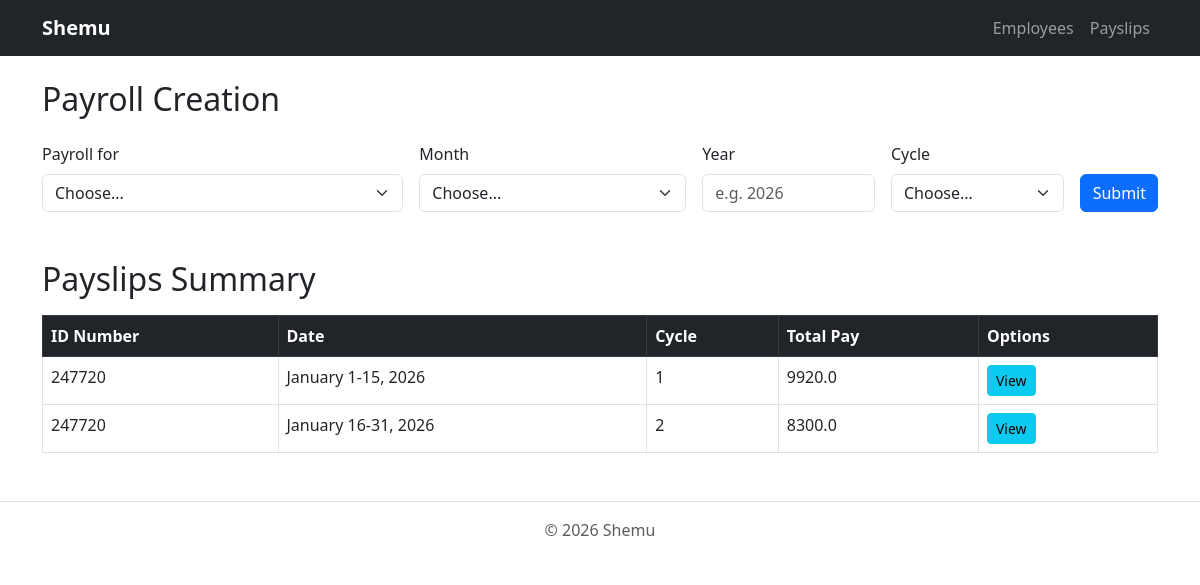
/payslips/, run on an earlier commit of the app's database.
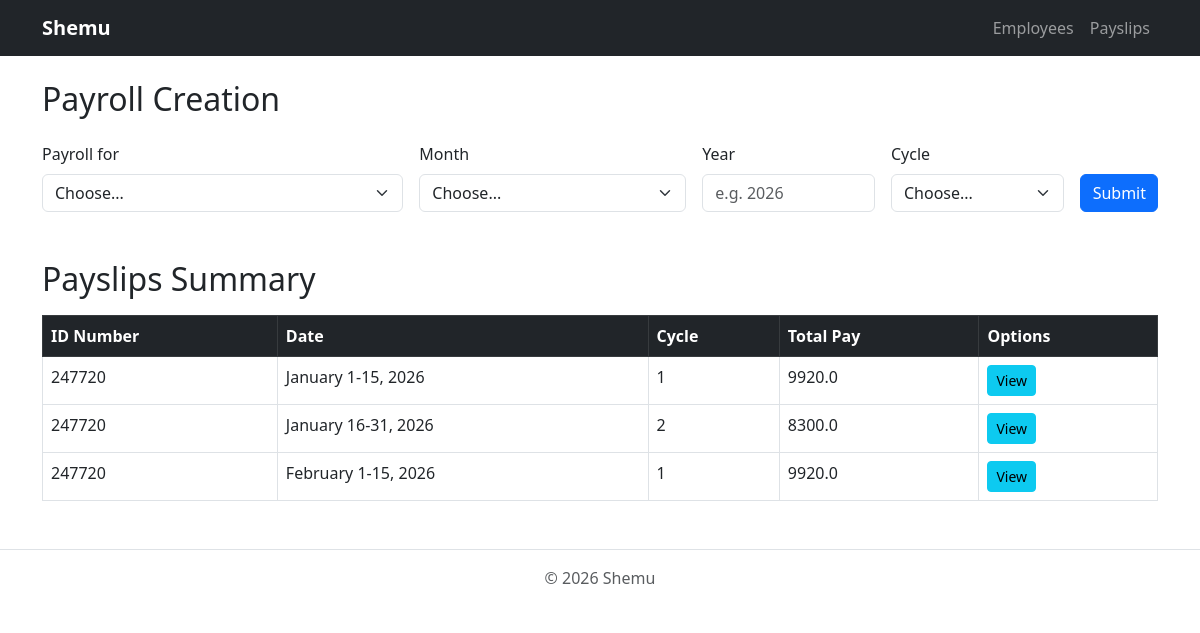
And on a later commit of the database.
### payroll_app/models.py (models this page shows, shortened)
class Payslip(models.Model):
    id_number = models.ForeignKey(Employee, on_delete=models.CASCADE)
    month = models.CharField(max_length=20)
    date_range = models.CharField(max_length=50)
    year = models.CharField(max_length=4)
    pay_cycle = models.IntegerField()
    rate = models.FloatField()
    earnings_allowance = models.FloatField()
    deductions_tax = models.FloatField()
    deductions_health = models.FloatField()
    pag_ibig = models.FloatField()
    sss = models.FloatField()
    overtime = models.FloatField()
    total_pay = models.FloatField()

class Employee(models.Model):
    name = models.CharField(max_length=300)
    id_number = models.CharField(max_length=50, primary_key=True, unique=True)
    rate = models.FloatField()
    overtime_pay = models.FloatField(null=True, blank=True)
    allowance = models.FloatField(null=True, blank=True)

### payroll_app/views.py (the view, shortened to what this page needs)
# urls.py: path('payslips/', views.payslips, name='payslips'),
def payslips(request):
    all_employees = Employee.objects.all()
    all_payslips  = Payslip.objects.select_related('id_number').all()
    error_message = None
    context = {
        'employees':     all_employees,
        'payslips':      all_payslips,
        'months':        MONTHS,
        'error_message': error_message,
    }
    return render(request, 'payroll_app/payslips.html', context)

### payroll_app/templates/payroll_app/payslips.html (shortened to what this page needs)
{% extends 'payroll_app/base.html' %}
{% block content %}
<h2 class="mb-4">Payroll Creation</h2>
<form method="post" class="row g-3 mb-5">
    <div class="col-md-4">
        <label class="form-label">Payroll for</label>
        <select name="payroll_for" class="form-select" required>
            <option value="" disabled selected>Choose...</option>
        </select>
    </div>
    <div class="col-md-3">
        <label class="form-label">Month</label>
        <select name="month" class="form-select" required>
            <option value="" disabled selected>Choose...</option>
        </select>
    </div>
    <div class="col-md-2">
        <label class="form-label">Year</label>
        <input type="text" name="year" class="form-control" placeholder="e.g. 2026" required>
    </div>
    <div class="col-md-2">
        <label class="form-label">Cycle</label>
        <select name="cycle" class="form-select" required>
            <option value="" disabled selected>Choose...</option>
        </select>
    </div>
    <div class="col-md-1 d-flex align-items-end">
        <button type="submit" class="btn btn-primary w-100">Submit</button>
    </div>
</form>
<h2 class="mb-3">Payslips Summary</h2>
<table class="table table-bordered table-hover">
    <thead class="table-dark">
        <tr>
            <th>ID Number</th>
            <th>Date</th>
            <th>Cycle</th>
            <th>Total Pay</th>
            <th>Options</th>
        </tr>
    </thead>
    <tbody>
        {% for ps in payslips %}
        <tr>
            <td>{{ ps.id_number.id_number }}</td>
            <td>{{ ps.date_range }}, {{ ps.year }}</td>
            <td>{{ ps.pay_cycle }}</td>
            <td>{{ ps.total_pay }}</td>
            <td>
                <a href="{% url 'view_payslip' ps.pk %}" class="btn btn-sm btn-info">View</a>
            </td>
        </tr>
        {% empty %}
        <tr>
            <td colspan="5" class="text-center text-muted">No payslips yet.</td>
        </tr>
        {% endfor %}
    </tbody>
</table>
{% endblock %}

### payroll_app/templates/payroll_app/base.html (shortened to what this page needs)
<!DOCTYPE html>
<html lang="en">
<head>
    <link href="https://cdn.jsdelivr.net/npm/bootstrap@5.3.0/dist/css/bootstrap.min.css" rel="stylesheet">
</head>
<body>
<nav class="navbar navbar-expand-lg navbar-dark bg-dark">
    <div class="container">
        <a class="navbar-brand fw-bold" href="{% url 'employees' %}">Shemu</a>
        <div class="navbar-nav">
            <a class="nav-link" href="{% url 'employees' %}">Employees</a>
            <a class="nav-link" href="{% url 'payslips' %}">Payslips</a>
        </div>
    </div>
</nav>
<div class="container mt-4">
    {% block content %}{% endblock %}
</div>
<footer class="text-center text-muted py-3 mt-5 border-top">
    &copy; 2026 Shemu
</footer>
</body>
</html>

What changed in the data, as far as the page shows it:
added Payslip: id_number.id_number "247720", date_range "February 1-15", year "2026", pay_cycle "1", total_pay "9920.0"
